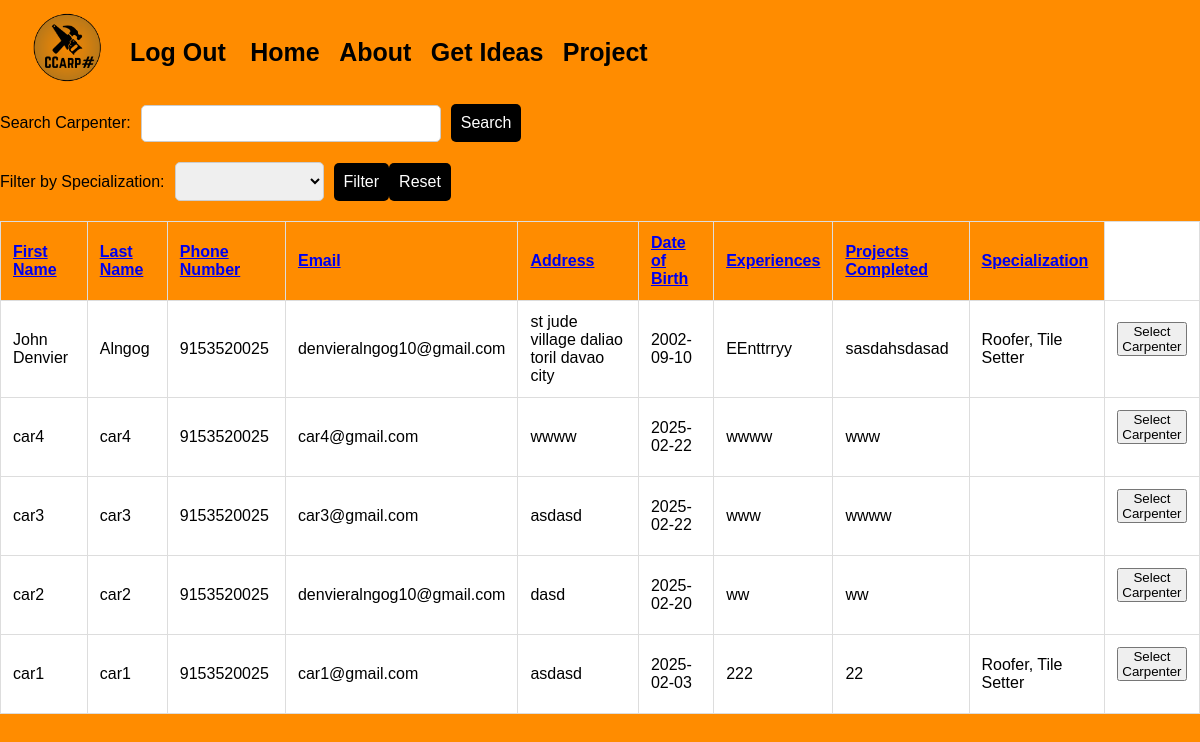
The app's page /availablecarpenters.php?sort=First_Name&order=desc with its own data.
### tables this page shows
CREATE TABLE `carpenters` (
  `Carpenter_ID` int(11) NOT NULL,
  `First_Name` varchar(255) NOT NULL,
  `Last_Name` varchar(255) NOT NULL,
  `Phone_Number` bigint(11) NOT NULL,
  `Email` varchar(255) NOT NULL,
  `Address` varchar(255) NOT NULL,
  `Date_Of_Birth` date NOT NULL,
  `Experiences` varchar(255) NOT NULL,
  `Project_Completed` varchar(255) NOT NULL,
  `username` varchar(255) NOT NULL,
  `password` varchar(255) NOT NULL,
  `specialization` varchar(255) NOT NULL,
  `Photo` mediumblob NOT NULL
);

### availablecarpenters.php (the view, shortened to what this page needs)
<!DOCTYPE html>
<html lang="en">
<head>
</head>
<body>
  <div class="header">
    <a href="comment.php">
      <h1>
        <img src="assets/img/logos/logo.png" alt="" style="width: 75px; margin-right: 10px;">
      </h1>
    </a>
    <div class="right">
      <a href="login.html" style="text-decoration: none; color: black; margin-right: 20px;">Log Out</a>
      <a class="active" href="comment.php">Home</a>
      <a href="about/index.html">About</a>
      <a href="#contact">Get Ideas</a>
      <a href="plan.php">Project</a>
    </div>
  </div>
  <?php
  require_once "config.php";
  function generateSortLink($column, $currentColumn, $currentDirection)
  {
      $direction = 'asc';
      return "?sort=$column&order=$direction";
  }
  $sortColumn = isset($_GET['sort']) ? $_GET['sort'] : 'First_Name';
  $sortOrder = isset($_GET['order']) && $_GET['order'] === 'desc' ? 'desc' : 'asc';
  $searchTerm = isset($_GET['search']) ? $_GET['search'] : '';
  $specializationFilter = isset($_GET['specialization']) ? $_GET['specialization'] : '';
  $query = "SELECT * FROM carpenters";
  $query .= " ORDER BY $sortColumn $sortOrder";
  $result = mysqli_query($conn, $query);
  if (mysqli_num_rows($result) > 0) {
      echo "<form action='' method='GET'>";
      echo "<label for='search'>Search Carpenter:</label>";
      echo "<input type='text' name='search' value='" . htmlspecialchars($searchTerm) . "'>";
      echo "<button type='submit' class='search-btn'>Search</button>";
      echo "</form>";
      echo "<form action='' method='GET'>";
      echo "<label for='specialization'>Filter by Specialization:</label>";
      echo "<select name='specialization'>";
      $specializationQuery = "SELECT DISTINCT Specialization FROM carpenters";
      $specializationResult = mysqli_query($conn, $specializationQuery);
      while ($specializationRow = mysqli_fetch_assoc($specializationResult)) {
          echo "<option value='{$specializationRow['Specialization']}' " . ($specializationFilter === $specializationRow['Specialization'] ? 'selected' : '') . ">{$specializationRow['Specialization']}</option>";
      }
      echo "</select>";
      echo "<button type='submit' class='filter-btn' name='action' value='filter'>Filter</button>";
      echo "<button type='button' class='reset-btn' onclick=\"window.location.href='{$_SERVER['PHP_SELF']}'\">Reset</button>";
      echo "</form>";
      echo "<table>";
      echo "<tr>
              <th><a href='" . generateSortLink('First_Name', $sortColumn, $sortOrder) . "'>First Name</a></th>
              <th><a href='" . generateSortLink('Last_Name', $sortColumn, $sortOrder) . "'>Last Name</a></th>
              <th><a href='" . generateSortLink('Phone_Number', $sortColumn, $sortOrder) . "'>Phone Number</a></th>
              <th><a href='" . generateSortLink('Email', $sortColumn, $sortOrder) . "'>Email</a></th>
              <th><a href='" . generateSortLink('Address', $sortColumn, $sortOrder) . "'>Address</a></th>
              <th><a href='" . generateSortLink('Date_Of_Birth', $sortColumn, $sortOrder) . "'>Date of Birth</a></th>
              <th><a href='" . generateSortLink('Experiences', $sortColumn, $sortOrder) . "'>Experiences</a></th>
              <th><a href='" . generateSortLink('Project_Completed', $sortColumn, $sortOrder) . "'>Projects Completed</a></th>
              <th><a href='" . generateSortLink('Specialization', $sortColumn, $sortOrder) . "'>Specialization</a></th>
            </tr>";
      while ($row = mysqli_fetch_assoc($result)) {
          echo "<tr>";
          echo "<td>{$row['First_Name']}</td>";
          echo "<td>{$row['Last_Name']}</td>";
          echo "<td>{$row['Phone_Number']}</td>";
          echo "<td>{$row['Email']}</td>";
          echo "<td>{$row['Address']}</td>";
          echo "<td>{$row['Date_Of_Birth']}</td>";
          echo "<td>{$row['Experiences']}</td>";
          echo "<td>{$row['Project_Completed']}</td>";
          echo "<td>{$row['specialization']}</td>";
          echo "<td>
                  <form action='usercreateplan.php' method='GET'>
                      <input type='hidden' name='selected_carpenter' value='{$row['Carpenter_ID']}'>
                      <button type='submit'>Select Carpenter</button>
                  </form>
                </td>";
          echo "</tr>";
      }
      echo "</table>";
  } else {
      echo "No carpenters available.";
  }
  ?>
</body>
</html>

### availablecarpenters.php (style rules this page uses)
* { box-sizing: border-box; margin: 0; padding: 0; }
body { font-family: Verdana, sans-serif; margin: 0; background-color: #FF8C00; }
.header { top: 0; left: 0; width: 100%; padding: 10px; text-align: left; background: #FF8C00; color: #000000; display: flex; align-items: center; text-decoration: none; z-index: 100; }
.header h1 { font-size: 40px; border-left: 20px solid transparent; text-decoration: none; }
.right { margin-right: 20px; }
.header a { font-size: 25px; font-weight: bold; text-decoration: none; color: #000000; margin-right: 15px; }
form { display: flex; flex-direction: row; align-items: center; margin-bottom: 20px; }
label { font-size: 16px; margin-right: 10px; color: #000000; }
input { width: 300px; padding: 10px; margin-right: 10px; border: 1px solid #ccc; border-radius: 5px; }
select { padding: 10px; margin-right: 10px; border: 1px solid #ccc; border-radius: 5px; }
.search-btn { background-color: #FF8C00; color: #fff; border: none; padding: 10px; border-radius: 5px; cursor: pointer; font-size: 16px; }
.search-btn, .filter-btn, .reset-btn { background-color: #000000; color: #fff; border: none; padding: 10px; border-radius: 5px; cursor: pointer; font-size: 16px; }
table { width: 100%; border-collapse: collapse; margin-top: 20px; background-color: #fff; }
table, th, td { border: 1px solid #ddd; }
th, td { padding: 12px; text-align: left; }
th { background-color: #FF8C00; color: #fff; }

### records on screen
carpenters: First_Name "John Denvier", Last_Name "Alngog", Phone_Number "9153520025", Email "denvieralngog10@gmail.com", Address "st jude village daliao toril davao city", Date_Of_Birth "2002-09-10", Experiences "EEnttrryy", Project_Completed "sasdahsdasad", specialization "Roofer, Tile Setter"
carpenters: First_Name "car4", Last_Name "car4", Phone_Number "9153520025", Email "car4@gmail.com", Address "wwww", Date_Of_Birth "2025-02-22", Experiences "wwww", Project_Completed "www"
carpenters: First_Name "car3", Last_Name "car3", Phone_Number "9153520025", Email "car3@gmail.com", Address "asdasd", Date_Of_Birth "2025-02-22", Experiences "www", Project_Completed "wwww"
carpenters: First_Name "car2", Last_Name "car2", Phone_Number "9153520025", Email "denvieralngog10@gmail.com", Address "dasd", Date_Of_Birth "2025-02-20", Experiences "ww", Project_Completed "ww"
carpenters: First_Name "car1", Last_Name "car1", Phone_Number "9153520025", Email "car1@gmail.com", Address "asdasd", Date_Of_Birth "2025-02-03", Experiences "222", Project_Completed "22", specialization "Roofer, Tile Setter"
